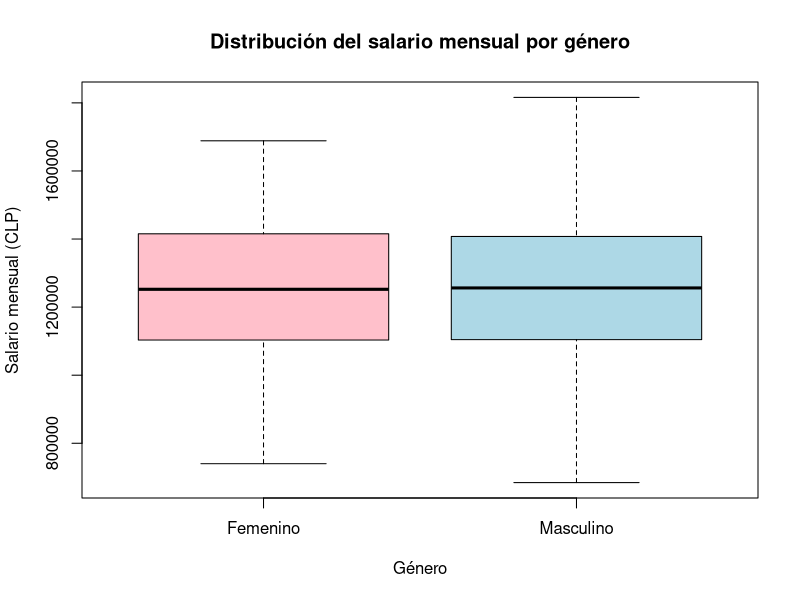
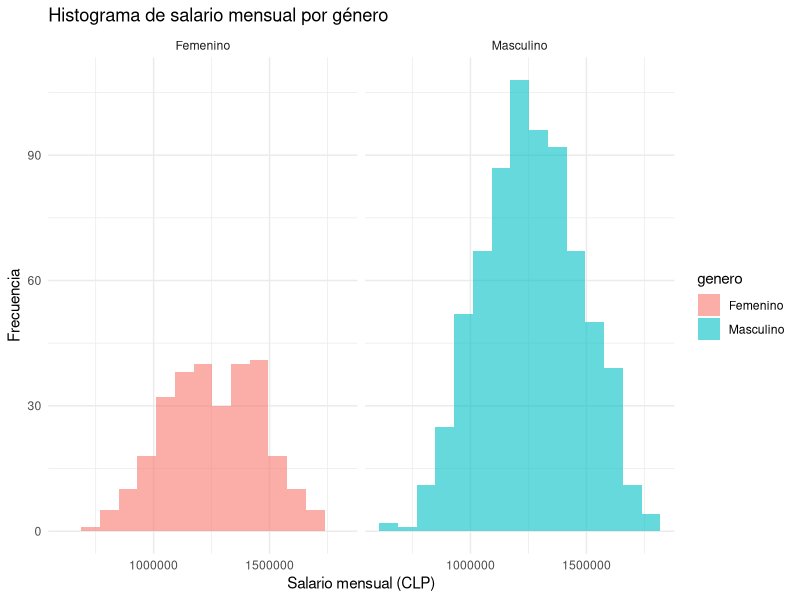

Write R code to recreate these figures, in order.
library(readxl)
library(ggplot2)
setwd("/home/miitsuki/Escritorio/Proyectos/UDA - r/formacion 3")
bd_programadores <- read_excel("bd_programadores.xlsx")

str(bd_programadores)

salario_mensual <- bd_programadores$salario_mensual
genero <- bd_programadores$genero

# Media por genero
media_f <- mean(salario_mensual[genero == "Femenino"])
media_m <- mean(salario_mensual[genero == "Masculino"])

# Mediana por genero
mediana_f <- median(salario_mensual[genero == "Femenino"])
mediana_m <- median(salario_mensual[genero == "Masculino"])

cat("Masculino - Media:", media_m, "Mediana:", mediana_m, "\n")
cat("Femenino - Media:", media_f, "Mediana:", mediana_f, "\n")

x11()

boxplot(salario_mensual ~ genero,
        main = "Distribución del salario mensual por género",
        xlab = "Género", ylab = "Salario mensual (CLP)",
        col = c("pink", "lightblue", "purple"))

# Desviación estandar por genero
desv_m <- sd(salario_mensual[genero == "Masculino"])
desv_f <- sd(salario_mensual[genero == "Femenino"])

# Rango
range(salario_mensual[genero == "Masculino"])
range(salario_mensual[genero == "Femenino"])

# Varianza
var(salario_mensual[genero == "Masculino"])
var(salario_mensual[genero == "Femenino"])

ggplot(bd_programadores, aes(x = salario_mensual, fill = genero)) +
  geom_histogram(position = "identity", alpha = 0.6, bins = 15) +
  facet_wrap(~ genero) +
  labs(title = "Histograma de salario mensual por género",
       x = "Salario mensual (CLP)", y = "Frecuencia") +
  theme_minimal()
